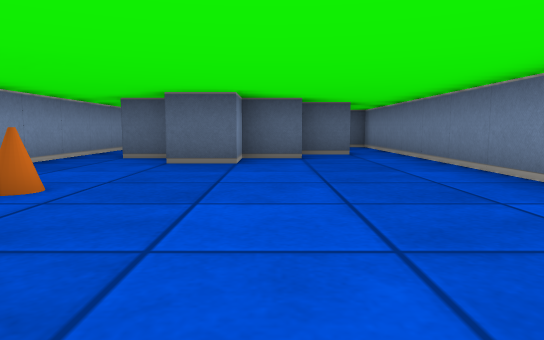
view 1 (above)

16 first-person views from a walk through a cub3D ray-caster map. The camera is about half as high as the walls, tilts 6° down and sees 70° across. The floor is counted in squares. Each view is taken from the middle of a square. On the plan, view 1 faces up. The plan holds only what a view shows up to about 9 squares ahead; the rest is blank.

view 2
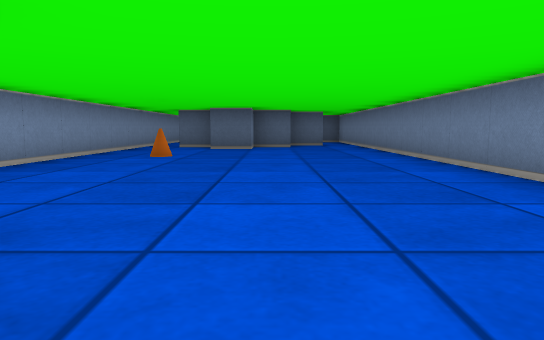

view 3
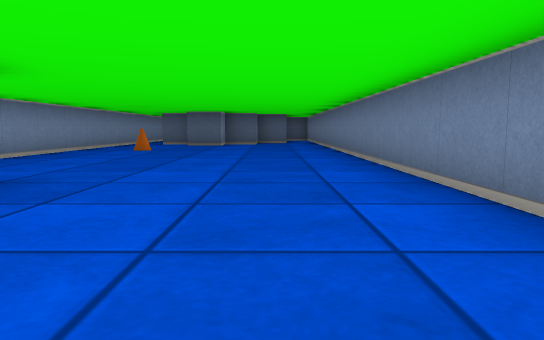

view 4
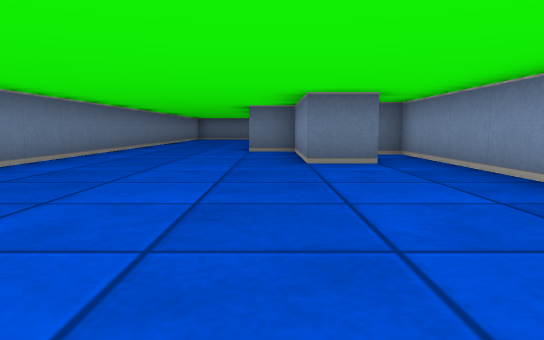

view 5
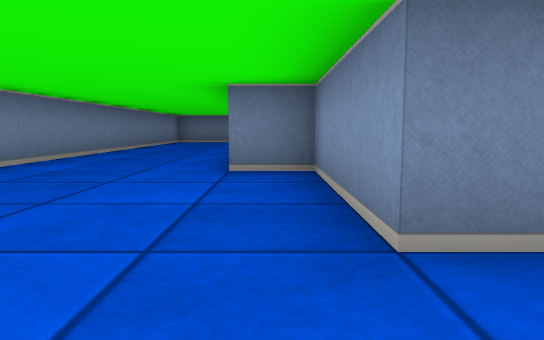

view 6
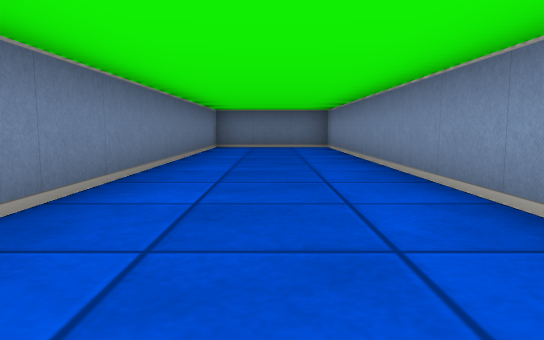

view 7
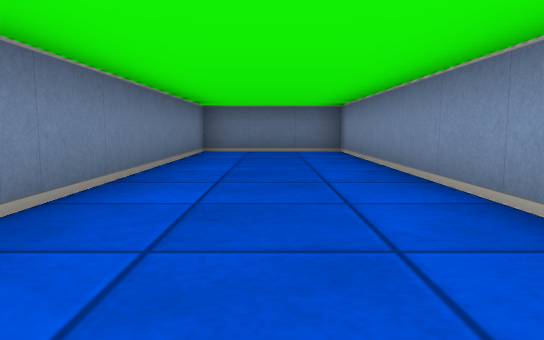

view 8
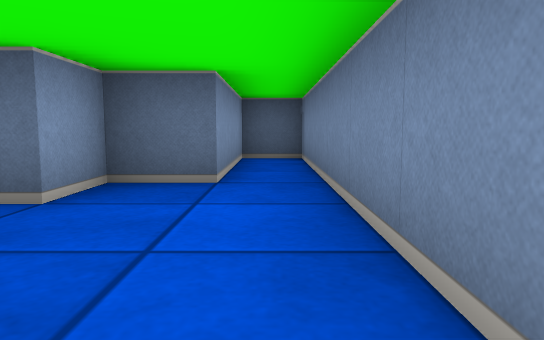

view 9
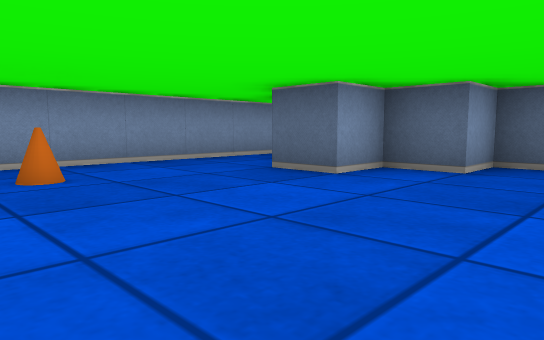

view 10
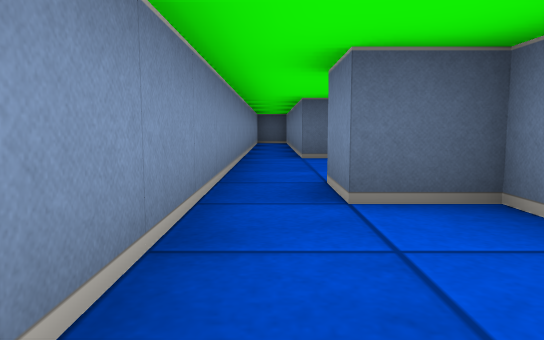

view 11
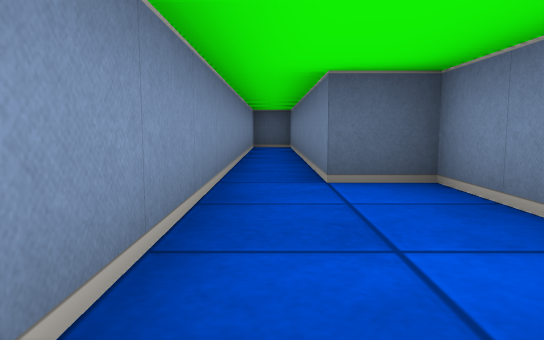

view 12
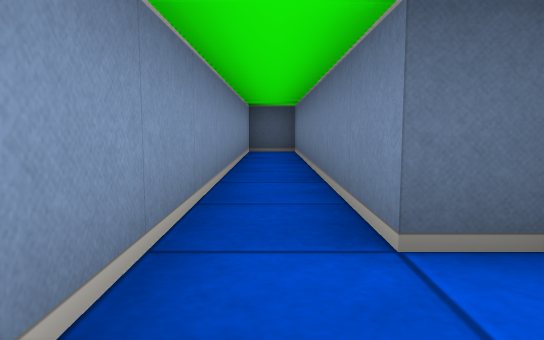

view 13
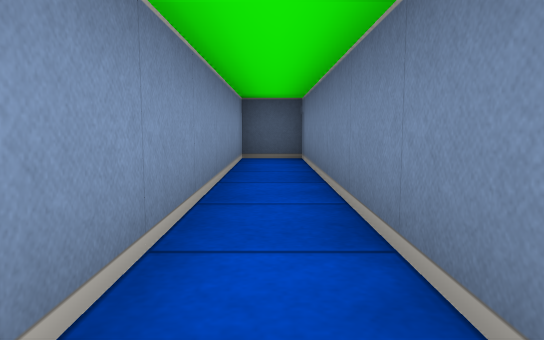

view 14
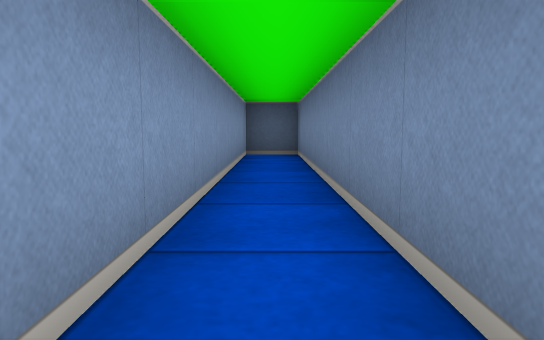

view 15
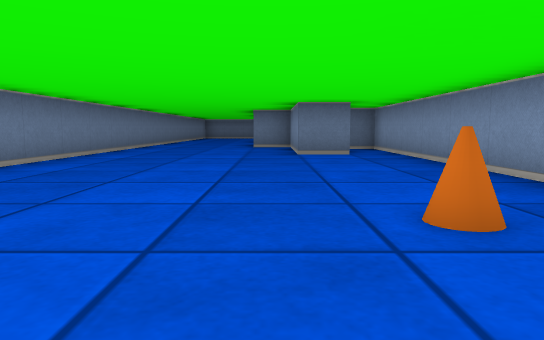

view 16
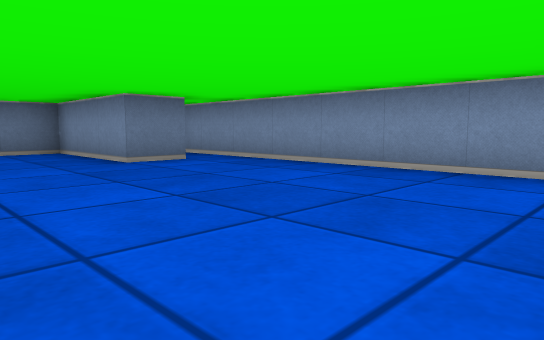

### Floor plan
Points are (right, up) in squares from view 1. A wall is a line through its corners. A room is listed if a view was taken in it or the views show most of it. See-through windows are left out.
Room 1 (views 1, 2, 3, 4, 5, 6, 7, 8, 9, 10, 11, 15, 16)
walls: (-2.6, -2.5) (-1.5, -2.5) (-1.5, -5.5) (-0.5, -5.5); (-0.5, -7) (-0.5, -15.5) (2.5, -15.5) (2.5, 10.5) (1.5, 10.5) (1.5, 7.5) (0.5, 7.5) (0.5, 6.5) (-0.5, 6.5) (-0.5, 5.5) (-1.5, 5.5); (-1.5, 6) (-1.5, 6.5) (-2.5, 6.5) (-2.5, 7.5); (-3.5, 7.5) (-3.5, -4.5) (-3, -4.5)
ways out: opening at (-3, 8) to room 2
objects: cone (-2, 3)
Room 2 (views 12, 13, 14)
walls: (-1.5, 9) (-1.5, 10.5) (-2.5, 10.5) (-2.5, 17.5) (-3.5, 17.5) (-3.5, 7.5)
ways out: opening at (-3, 8) to room 1

Positions as (right, up) in squares from view 1, and headings:
1: (0, 0), facing up
2: (0, -4), facing up
3: (1, -6), facing up
4: (-1, 3), facing down
5: (-1, -1), facing down
6: (1, -5), facing down
7: (1, -7), facing down
8: (2, 4), facing up
9: (2, 2), facing up-left
10: (-3, 4), facing up
11: (-3, 7), facing up
12: (-3, 9), facing up
13: (-3, 11), facing up
14: (-3, 10), facing up
15: (-1, 5), facing down
16: (1, 3), facing down-left
